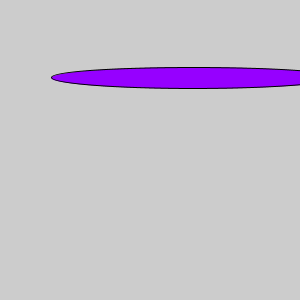
Frame 1 (no input)
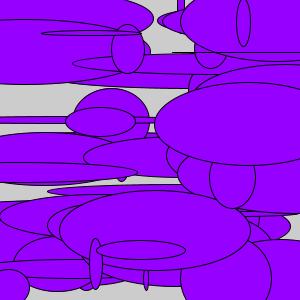
Frame 60 (the mouse pressed at the canvas centre just before this capture)
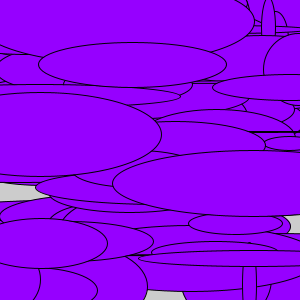
Frame 120 (the mouse held since frame 60 and released just before this capture)

The Processing sketch that drew these frames (run headless with seeded random() and noise(); from frame 60 on, the mouse is pressed at the canvas centre):

// Processing sketch: random_processing2
// ── random_processing2.pde
void setup() {
  size(300,300);
}

void draw() {
  println(mouseX + "" + mouseY);
  fill(150,0,255);
  ellipse(random(0,width),random(0,height),random(0,300),random(0,90));
  
  
}
